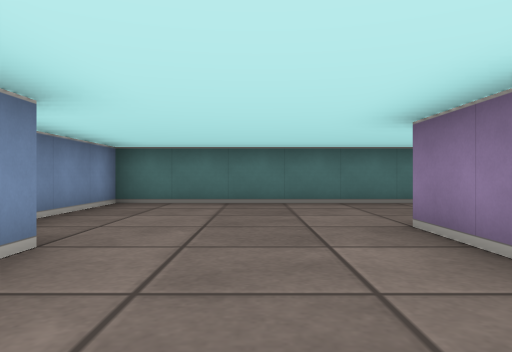
[1] (above)

14 first-person views from a walk through a cub3D maze. The camera is about half as high as the walls, looks level and sees 70° across. The floor is counted in squares. Each view is taken from the middle of a square. On the plan, view 1 faces up. The plan holds only what a view shows up to about 9 squares ahead; the rest is blank.

[2]
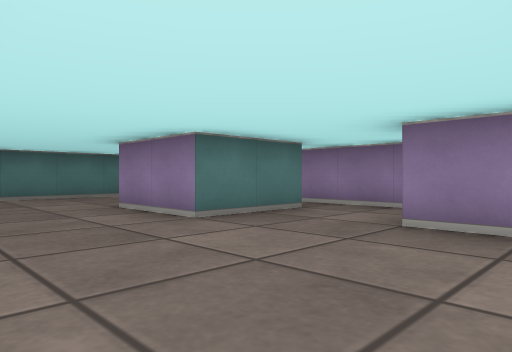

[3]
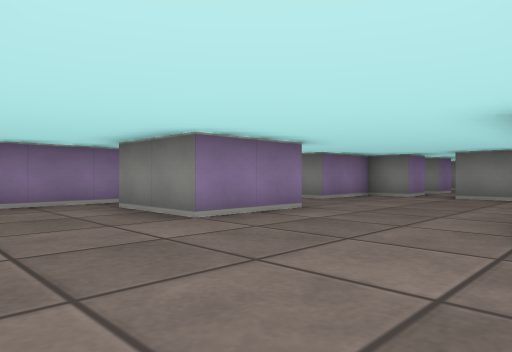

[4]
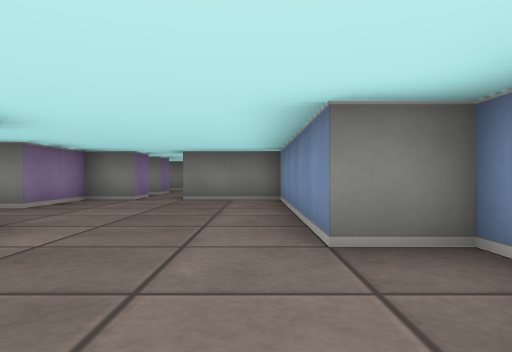

[5]
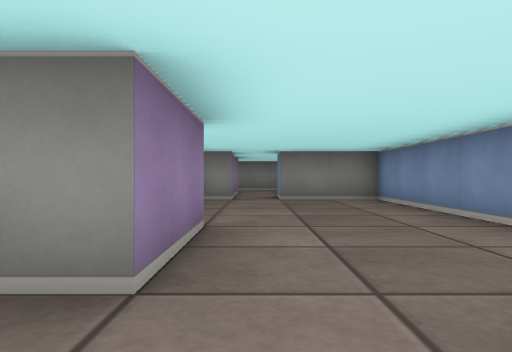

[6]
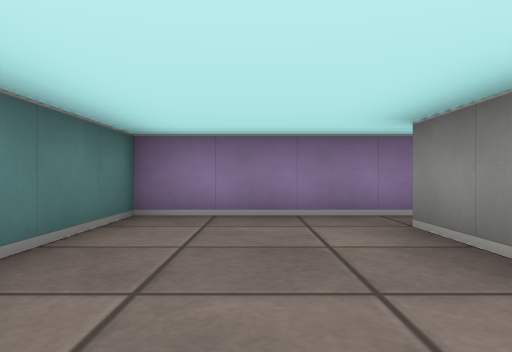

[7]
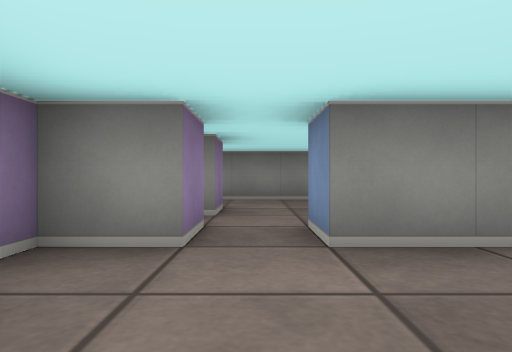

[8]
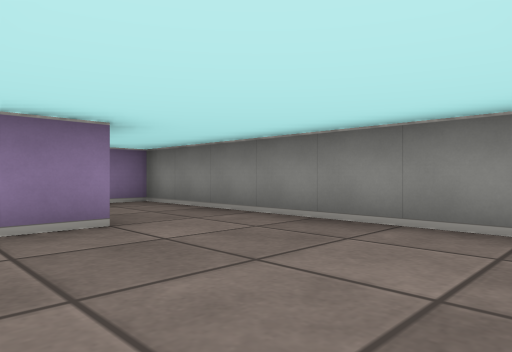

[9]
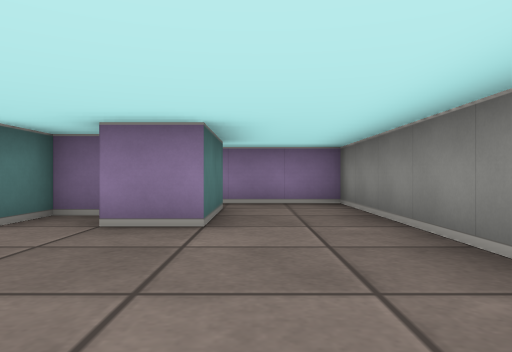

[10]
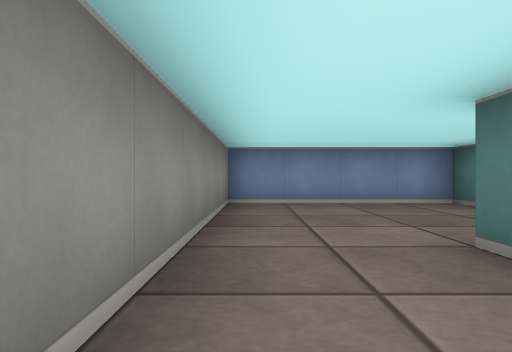

[11]
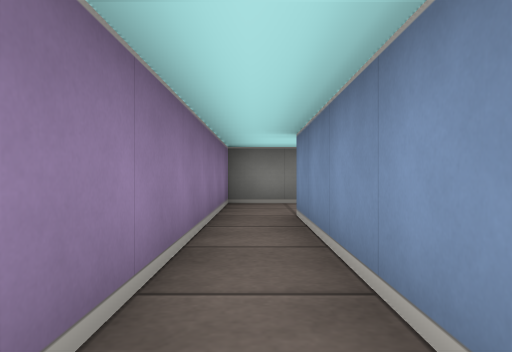

[12]
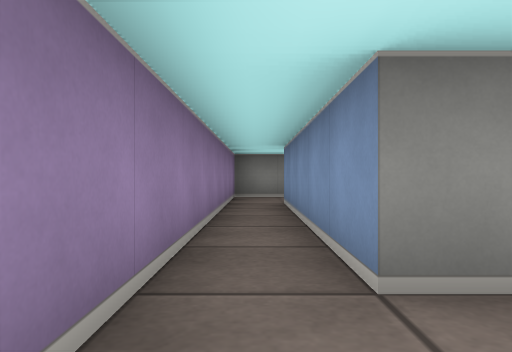

[13]
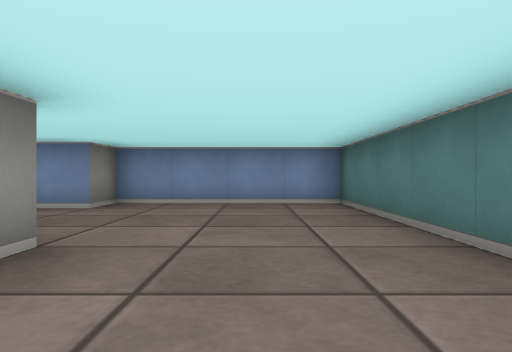

[14]
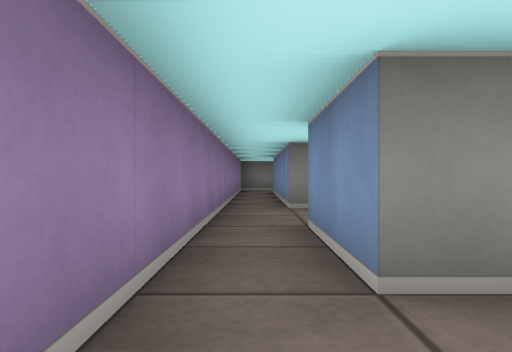

### Floor plan
Points are (right, up) in squares from view 1. A wall is a line through its corners. A room is listed if a view was taken in it or the views show most of it. See-through windows are left out.
Room 1 (views 1, 2, 3, 4, 5, 6, 7, 13, 14)
walls: (1.5, 3.5) (3.5, 3.5) (3.5, 1.5) (1.5, 1.5) (1.5, 3.5); (4.5, 1.5) (4.5, 6.5) (-2.5, 6.5) (-2.5, 2.5) (-1.5, 2.5) (-1.5, -2.5) (0.5, -2.5); (1.5, -2.5) (2.5, -2.5) (2.5, -0.5) (3.5, -0.5)
ways out: opening at (1, -3) to room 2; opening at (3, 0.5) to room 3; opening at (4, 2.5) to room 3
Room 2 (views 8, 9)
walls: (-1.8, -3.5) (-2.5, -3.5) (-2.5, -7.5) (3.5, -7.5); (0.5, -2.5) (0.5, -3.5); (2.5, -4.1) (2.5, -3.5) (1.5, -3.5) (1.5, -2.5); (3.5, -5.5) (1.5, -5.5) (1.5, -4.5)
ways out: opening at (1, -3) to room 1; opening at (2.5, -6.5) to room 3
Room 3 (views 10, 11, 12)
walls: (3.5, -0.5) (3.5, -5.5); (3.5, -7.5) (4.5, -7.5) (4.5, 1.5)
ways out: opening at (3, 0.5) to room 1; opening at (4, 2.5) to room 1; opening at (2.5, -6.5) to room 2

Positions as (right, up) in squares from view 1, and headings:
1: (0, 0), facing up
2: (-1, -2), facing up-right
3: (-2, 6), facing down-right
4: (-1, 5), facing down
5: (1, 5), facing down
6: (0, 5), facing right
7: (1, 0), facing down
8: (-2, -4), facing down-right
9: (-2, -6), facing right
10: (4, -7), facing left
11: (4, -1), facing down
12: (4, 1), facing down
13: (4, 5), facing left
14: (4, 5), facing down
